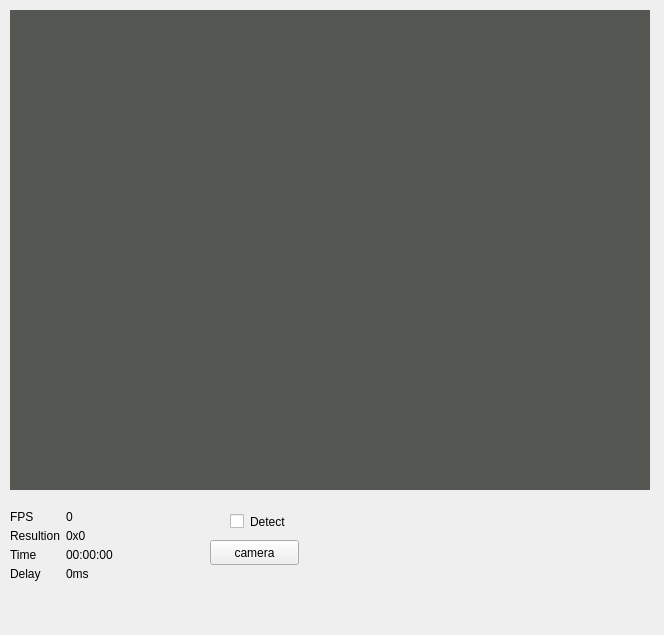
<?xml version="1.0" encoding="UTF-8"?>
<ui version="4.0">
 <class>MainWindow</class>
 <widget class="QMainWindow" name="MainWindow">
  <property name="geometry">
   <rect>
    <x>0</x>
    <y>0</y>
    <width>664</width>
    <height>635</height>
   </rect>
  </property>
  <property name="windowTitle">
   <string>ros</string>
  </property>
  <property name="autoFillBackground">
   <bool>false</bool>
  </property>
  <property name="styleSheet">
   <string notr="true">border-width: 1px;
border-color: rgb(255,0,0)</string>
  </property>
  <widget class="QWidget" name="centralwidget">
   <widget class="QPushButton" name="camera_btn">
    <property name="geometry">
     <rect>
      <x>210</x>
      <y>540</y>
      <width>89</width>
      <height>25</height>
     </rect>
    </property>
    <property name="text">
     <string>camera</string>
    </property>
   </widget>
   <widget class="QCheckBox" name="detect_checkbox">
    <property name="geometry">
     <rect>
      <x>230</x>
      <y>510</y>
      <width>92</width>
      <height>23</height>
     </rect>
    </property>
    <property name="text">
     <string>Detect</string>
    </property>
    <property name="checkable">
     <bool>false</bool>
    </property>
   </widget>
   <widget class="QLabel" name="view_label">
    <property name="geometry">
     <rect>
      <x>10</x>
      <y>10</y>
      <width>640</width>
      <height>480</height>
     </rect>
    </property>
    <property name="autoFillBackground">
     <bool>false</bool>
    </property>
    <property name="styleSheet">
     <string notr="true">background-color : rgb(85, 87, 83)</string>
    </property>
    <property name="text">
     <string/>
    </property>
   </widget>
   <widget class="QWidget" name="formLayoutWidget">
    <property name="geometry">
     <rect>
      <x>10</x>
      <y>510</y>
      <width>160</width>
      <height>71</height>
     </rect>
    </property>
    <layout class="QFormLayout" name="formLayout">
     <item row="0" column="0">
      <widget class="QLabel" name="fps_text">
       <property name="text">
        <string>FPS</string>
       </property>
      </widget>
     </item>
     <item row="0" column="1">
      <widget class="QLabel" name="fps_value">
       <property name="text">
        <string>0</string>
       </property>
      </widget>
     </item>
     <item row="1" column="0">
      <widget class="QLabel" name="resultion_text">
       <property name="text">
        <string>Resultion</string>
       </property>
      </widget>
     </item>
     <item row="1" column="1">
      <widget class="QLabel" name="resultion_value">
       <property name="text">
        <string>0x0</string>
       </property>
      </widget>
     </item>
     <item row="2" column="0">
      <widget class="QLabel" name="time_text">
       <property name="text">
        <string>Time</string>
       </property>
      </widget>
     </item>
     <item row="2" column="1">
      <widget class="QLabel" name="time_value">
       <property name="text">
        <string>00:00:00</string>
       </property>
      </widget>
     </item>
     <item row="3" column="0">
      <widget class="QLabel" name="delay_text">
       <property name="text">
        <string>Delay</string>
       </property>
      </widget>
     </item>
     <item row="3" column="1">
      <widget class="QLabel" name="delay_value">
       <property name="text">
        <string>0ms</string>
       </property>
      </widget>
     </item>
    </layout>
   </widget>
  </widget>
  <widget class="QMenuBar" name="menubar">
   <property name="geometry">
    <rect>
     <x>0</x>
     <y>0</y>
     <width>664</width>
     <height>21</height>
    </rect>
   </property>
  </widget>
  <widget class="QStatusBar" name="statusbar"/>
 </widget>
 <resources/>
 <connections/>
</ui>
